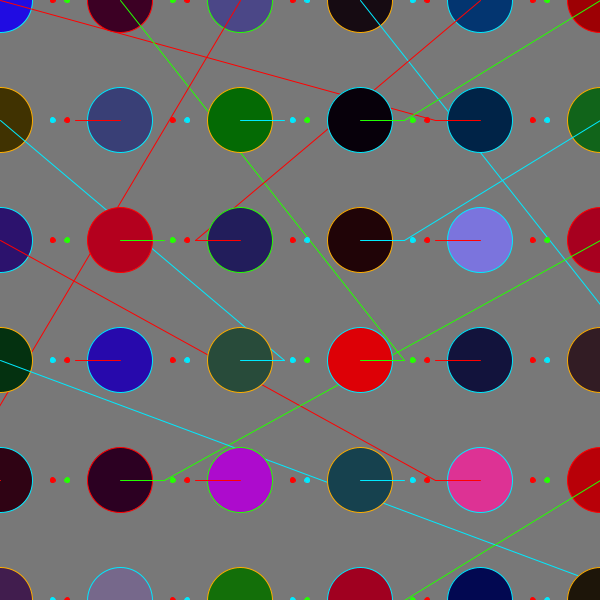
Frame 1 (no input)
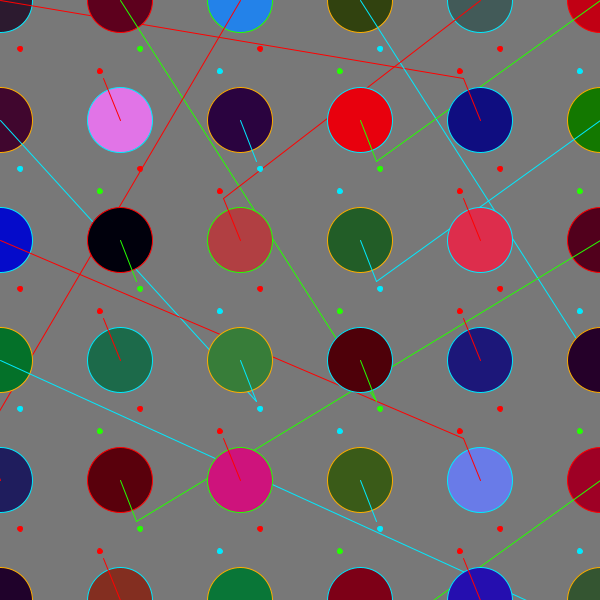
Frame 60 (the mouse pressed at the canvas centre just before this capture)
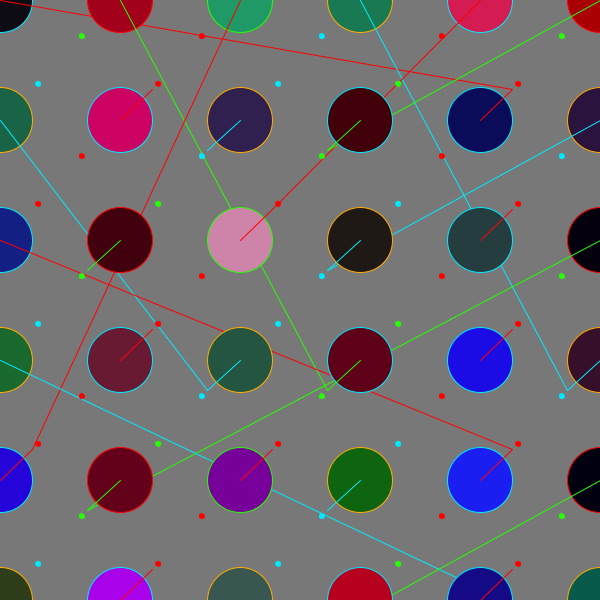
Frame 120 (the mouse held since frame 60 and released just before this capture)

The Processing sketch that drew these frames (run headless with seeded random() and noise(); from frame 60 on, the mouse is pressed at the canvas centre):

// Processing sketch: processing_109912
// ── processing_109912.pde

// Mixed Media Design
// 9/26 Processing Practice


float speed = 0; 
float r = 200;

void setup() {
  size(600, 600);
}

void draw() {

  background(120); 
  smooth();
  strokeWeight(1);

  float x = r * cos(speed); 
  float y = r * sin(speed); 


  //1
  fill(random(51), random(47), random(238));
  stroke(#00eaff);
  ellipse(0, 0, 65, 65);
  stroke(255, 0, 0);
  line(0, 0, 480-x/4.5, 120-y/4.5);
  fill(255, 0, 0);
  ellipse(0 -x/3.8, 0-y/3.8, 5, 5);
  ellipse(0 +x/3.8, 0+y/3.8, 5, 5);
  //a------------------------------------------------------------
  fill(random(255), random(0), random(42));
  ellipse(120, 0, 65, 65);
  stroke(#24ff00);
  line(120, 0, 360+ x/4.5, 360+y/4.5);
  fill(#24ff00);
  ellipse(120 +x/3.8, 0+y/3.8, 5, 5);
  ellipse(120 -x/3.8, 0-y/3.8, 5, 5);
  //b------------------------------------------------------------
  fill(random(238), random(155), random(247));
  ellipse(240, 0, 65, 65);
  stroke(255, 0, 0);
  line(240, 0, 0 - x/4.5, 480-y/4.5);
  fill(255, 0, 0);
  ellipse(240 -x/3.8, 0-y/3.8, 5, 5);
  fill(255, 0, 0);
  ellipse(240 +x/3.8, 0+y/3.8, 5, 5);
  //a------------------------------------------------------------
  fill(random(68), random(128), random(92));
  stroke(#ffae00);
  ellipse(360, 0, 65, 65);
  stroke(#00eaff);
  line(360, 0, 600+x/4.5, 360+y/4.5);
  fill(#00eaff);
  ellipse(360 -x/3.8, 0-y/3.8, 5, 5);
  ellipse(360 +x/3.8, 0+y/3.8, 5, 5);
  //b------------------------------------------------------------
  fill(random(238), random(155), random(247));
  ellipse(480, 0, 65, 65);
  stroke(255, 0, 0);
  line(480, 0, 240 - x/4.5, 240-y/4.5);
  fill(255, 0, 0);
  ellipse(480 -x/3.8, 0-y/3.8, 5, 5);
  fill(255, 0, 0);
  ellipse(480 +x/3.8, 0+y/3.8, 5, 5);
  //a------------------------------------------------------------
  fill(random(255), random(0), random(42));
  ellipse(600, 0, 65, 65);
  stroke(#24ff00);
  line(600, 0, 360+ x/4.5, 120+y/4.5);
  fill(#24ff00);
  ellipse(600 +x/3.8, 0+y/3.8, 5, 5);
  ellipse(600 -x/3.8, 0-y/3.8, 5, 5);
  //b------------------------------------------------------------

  //2
  fill(random(68), random(128), random(92));
  stroke(#ffae00);
  ellipse(0, 120, 65, 65);
  stroke(#00eaff);
  line(0, 120, 240+x/4.5, 360+y/4.5);
  fill(#00eaff);
  ellipse(0 -x/3.8, 120-y/3.8, 5, 5);
  ellipse(0 +x/3.8, 120+y/3.8, 5, 5);
  //b------------------------------------------------------------
  fill(random(238), random(155), random(247));
  ellipse(120, 120, 65, 65);
  stroke(255, 0, 0);
  line(120, 120, 120 - x/4.5, 120-y/4.5);
  fill(255, 0, 0);
  ellipse(120 -x/3.8, 120-y/3.8, 5, 5);
  fill(255, 0, 0);
  ellipse(120 +x/3.8, 120+y/3.8, 5, 5);
  //a------------------------------------------------------------
  fill(random(68), random(128), random(92));
  stroke(#ffae00);
  ellipse(240, 120, 65, 65);
  stroke(#00eaff);
  line(240, 120, 240+x/4.5, 120+y/4.5);
  fill(#00eaff);
  ellipse(240 -x/3.8, 120-y/3.8, 5, 5);
  ellipse(240 +x/3.8, 120+y/3.8, 5, 5);
  //b------------------------------------------------------------
  fill(random(255), random(0), random(42));
  ellipse(360, 120, 65, 65);
  stroke(#24ff00);
  line(360, 120, 360+ x/4.5, 120+y/4.5);
  fill(#24ff00);
  ellipse(360 +x/3.8, 120+y/3.8, 5, 5);
  ellipse(360 -x/3.8, 120-y/3.8, 5, 5);
  //b------------------------------------------------------------
  fill(random(51), random(47), random(238));
  stroke(#00eaff);
  ellipse(480, 120, 65, 65);
  stroke(255, 0, 0);
  line(480, 120, 480-x/4.5, 120-y/4.5);
  fill(255, 0, 0);
  ellipse(480 -x/3.8, 120-y/3.8, 5, 5);
  ellipse(480 +x/3.8, 120+y/3.8, 5, 5);
  //a------------------------------------------------------------
  fill(random(68), random(128), random(92));
  stroke(#ffae00);
  ellipse(600, 120, 65, 65);
  stroke(#00eaff);
  line(600, 120, 360+x/4.5, 240+y/4.5);
  fill(#00eaff);
  ellipse(600 -x/3.8, 120-y/3.8, 5, 5);
  ellipse(600 +x/3.8, 120+y/3.8, 5, 5);
  //b------------------------------------------------------------

  //3
  fill(random(51), random(47), random(238));
  stroke(#00eaff);
  ellipse(0, 240, 65, 65);
  stroke(255, 0, 0);
  line(0, 240, 480-x/4.5, 480-y/4.5);
  fill(255, 0, 0);
  ellipse(0 -x/3.8, 240-y/3.8, 5, 5);
  ellipse(0 +x/3.8, 240+y/3.8, 5, 5);
  //a------------------------------------------------------------
  fill(random(255), random(0), random(42));
  ellipse(120, 240, 65, 65);
  stroke(#24ff00);
  line(120, 240, 120+ x/4.5, 240+y/4.5);
  fill(#24ff00);
  ellipse(120 +x/3.8, 240+y/3.8, 5, 5);
  ellipse(120 -x/3.8, 240-y/3.8, 5, 5);
  //b------------------------------------------------------------
  fill(random(238), random(155), random(247));
  ellipse(240, 240, 65, 65);
  stroke(255, 0, 0);
  line(240, 240, 240 - x/4.5, 240-y/4.5);
  fill(255, 0, 0);
  ellipse(240 -x/3.8, 240-y/3.8, 5, 5);
  fill(255, 0, 0);
  ellipse(240 +x/3.8, 240+y/3.8, 5, 5);
  //a------------------------------------------------------------
  fill(random(68), random(128), random(92));
  stroke(#ffae00);
  ellipse(360, 240, 65, 65);
  stroke(#00eaff);
  line(360, 240, 360+x/4.5, 240+y/4.5);
  fill(#00eaff);
  ellipse(360 -x/3.8, 240-y/3.8, 5, 5);
  ellipse(360 +x/3.8, 240+y/3.8, 5, 5);
  //b------------------------------------------------------------
  fill(random(238), random(155), random(247));
  ellipse(480, 240, 65, 65);
  stroke(255, 0, 0);
  line(480, 240, 480 - x/4.5, 240-y/4.5);
  fill(255, 0, 0);
  ellipse(480 -x/3.8, 240-y/3.8, 5, 5);
  fill(255, 0, 0);
  ellipse(480 +x/3.8, 240+y/3.8, 5, 5);
  //a------------------------------------------------------------
  fill(random(255), random(0), random(42));
  ellipse(600, 240, 65, 65);
  stroke(#24ff00);
  line(600, 240, 120+ x/4.5, 480+y/4.5);
  fill(#24ff00);
  ellipse(600 +x/3.8, 240+y/3.8, 5, 5);
  ellipse(600 -x/3.8, 240-y/3.8, 5, 5);
  //b------------------------------------------------------------

  //4
  fill(random(68), random(128), random(92));
  stroke(#ffae00);
  ellipse(0, 360, 65, 65);
  stroke(#00eaff);
  line(0, 360, 600+x/4.5, 600+y/4.5);
  fill(#00eaff);
  ellipse(0 -x/3.8, 360-y/3.8, 5, 5);
  ellipse(0 +x/3.8, 360+y/3.8, 5, 5);
  //b------------------------------------------------------------
  fill(random(238), random(155), random(247));
  ellipse(120, 360, 65, 65);
  stroke(255, 0, 0);
  line(120, 360, 120 - x/4.5, 360-y/4.5);
  fill(255, 0, 0);
  ellipse(120 -x/3.8, 360-y/3.8, 5, 5);
  fill(255, 0, 0);
  ellipse(120 +x/3.8, 360+y/3.8, 5, 5);
  //a------------------------------------------------------------
  fill(random(68), random(128), random(92));
  stroke(#ffae00);
  ellipse(240, 360, 65, 65);
  stroke(#00eaff);
  line(240, 360, 240+x/4.5, 360+y/4.5);
  fill(#00eaff);
  ellipse(240 -x/3.8, 360-y/3.8, 5, 5);
  ellipse(240 +x/3.8, 360+y/3.8, 5, 5);
  //b------------------------------------------------------------
  fill(random(255), random(0), random(42));
  ellipse(360, 360, 65, 65);
  stroke(#24ff00);
  line(360, 360, 360+ x/4.5, 360+y/4.5);
  fill(#24ff00);
  ellipse(360 +x/3.8, 360+y/3.8, 5, 5);
  ellipse(360 -x/3.8, 360-y/3.8, 5, 5);
  //b------------------------------------------------------------
  fill(random(51), random(47), random(238));
  stroke(#00eaff);
  ellipse(480, 360, 65, 65);
  stroke(255, 0, 0);
  line(480, 360, 480-x/4.5, 360-y/4.5);
  fill(255, 0, 0);
  ellipse(480 -x/3.8, 360-y/3.8, 5, 5);
  ellipse(480 +x/3.8, 360+y/3.8, 5, 5);
  //a------------------------------------------------------------
  fill(random(68), random(128), random(92));
  stroke(#ffae00);
  ellipse(600, 360, 65, 65);
  stroke(#00eaff);
  line(600, 360, 600+x/4.5, 360+y/4.5);
  fill(#00eaff);
  ellipse(600 -x/3.8, 360-y/3.8, 5, 5);
  ellipse(600 +x/3.8, 360+y/3.8, 5, 5);
  //b------------------------------------------------------------

  //5
  fill(random(51), random(47), random(238));
  stroke(#00eaff);
  ellipse(0, 480, 65, 65);
  stroke(255, 0, 0);
  line(0, 480, 0-x/4.5, 480-y/4.5);
  fill(255, 0, 0);
  ellipse(0 -x/3.8, 480-y/3.8, 5, 5);
  ellipse(0 +x/3.8, 480+y/3.8, 5, 5);
  //a------------------------------------------------------------
  fill(random(255), random(0), random(42));
  ellipse(120, 480, 65, 65);
  stroke(#24ff00);
  line(120, 480, 120+ x/4.5, 480+y/4.5);
  fill(#24ff00);
  ellipse(120 +x/3.8, 480+y/3.8, 5, 5);
  ellipse(120 -x/3.8, 480-y/3.8, 5, 5);
  //b------------------------------------------------------------
  fill(random(238), random(155), random(247));
  ellipse(240, 480, 65, 65);
  stroke(255, 0, 0);
  line(240, 480, 240 - x/4.5, 480-y/4.5);
  fill(255, 0, 0);
  ellipse(240 -x/3.8, 480-y/3.8, 5, 5);
  fill(255, 0, 0);
  ellipse(240 +x/3.8, 480+y/3.8, 5, 5);
  //a------------------------------------------------------------
  fill(random(68), random(128), random(92));
  stroke(#ffae00);
  ellipse(360, 480, 65, 65);
  stroke(#00eaff);
  line(360, 480, 360+x/4.5, 480+y/4.5);
  fill(#00eaff);
  ellipse(360 -x/3.8, 480-y/3.8, 5, 5);
  ellipse(360 +x/3.8, 480+y/3.8, 5, 5);
  //b------------------------------------------------------------
  fill(random(238), random(155), random(247));
  ellipse(480, 480, 65, 65);
  stroke(255, 0, 0);
  line(480, 480, 480 - x/4.5, 480-y/4.5);
  fill(255, 0, 0);
  ellipse(480 -x/3.8, 480-y/3.8, 5, 5);
  fill(255, 0, 0);
  ellipse(480 +x/3.8, 480+y/3.8, 5, 5);
  //a------------------------------------------------------------
  fill(random(255), random(0), random(42));
  ellipse(600, 480, 65, 65);
  stroke(#24ff00);
  line(600, 480, 360+ x/4.5, 600+y/4.5);
  fill(#24ff00);
  ellipse(600 +x/3.8, 480+y/3.8, 5, 5);
  ellipse(600 -x/3.8, 480-y/3.8, 5, 5);
  //b------------------------------------------------------------

  //6
  fill(random(68), random(128), random(92));
  stroke(#ffae00);
  ellipse(0, 600, 65, 65);
  stroke(#00eaff);
  line(0, 600, 240+x/4.5, 600+y/4.5);
  fill(#00eaff);
  ellipse(0 -x/3.8, 600-y/3.8, 5, 5);
  ellipse(0 +x/3.8, 600+y/3.8, 5, 5);
  //b------------------------------------------------------------
  fill(random(238), random(155), random(247));
  ellipse(120, 600, 65, 65);
  stroke(255, 0, 0);
  line(120, 600, 120 - x/4.5, 600-y/4.5);
  fill(255, 0, 0);
  ellipse(120 -x/3.8, 600-y/3.8, 5, 5);
  fill(255, 0, 0);
  ellipse(120 +x/3.8, 600+y/3.8, 5, 5);
  //a------------------------------------------------------------
  fill(random(68), random(128), random(92));
  stroke(#ffae00);
  ellipse(240, 600, 65, 65);
  stroke(#00eaff);
  line(240, 600, 240+x/4.5, 600+y/4.5);
  fill(#00eaff);
  ellipse(240 -x/3.8, 600-y/3.8, 5, 5);
  ellipse(240 +x/3.8, 600+y/3.8, 5, 5);
  //b------------------------------------------------------------
  fill(random(255), random(0), random(42));
  ellipse(360, 600, 65, 65);
  stroke(#24ff00);
  line(360, 600, 360+ x/4.5, 600+y/4.5);
  fill(#24ff00);
  ellipse(360 +x/3.8, 600+y/3.8, 5, 5);
  ellipse(360 -x/3.8, 600-y/3.8, 5, 5);
  //b------------------------------------------------------------
  fill(random(51), random(47), random(238));
  stroke(#00eaff);
  ellipse(480, 600, 65, 65);
  stroke(255, 0, 0);
  line(480, 600, 480-x/4.5, 600-y/4.5);
  fill(255, 0, 0);
  ellipse(480 -x/3.8, 600-y/3.8, 5, 5);
  ellipse(480 +x/3.8, 600+y/3.8, 5, 5);
  //a------------------------------------------------------------
  fill(random(68), random(128), random(92));
  stroke(#ffae00);
  ellipse(600, 600, 65, 65);
  stroke(#00eaff);
  line(600, 600, 600+x/4.5, 600+y/4.5);
  fill(#00eaff);
  ellipse(600 -x/3.8, 600-y/3.8, 5, 5);
  ellipse(600 +x/3.8, 600+y/3.8, 5, 5);
  //b------------------------------------------------------------




  speed += 0.02;
  //r = map(sin(speed/10), -1, 1, 10, 200);
  println("rotate!");
}
